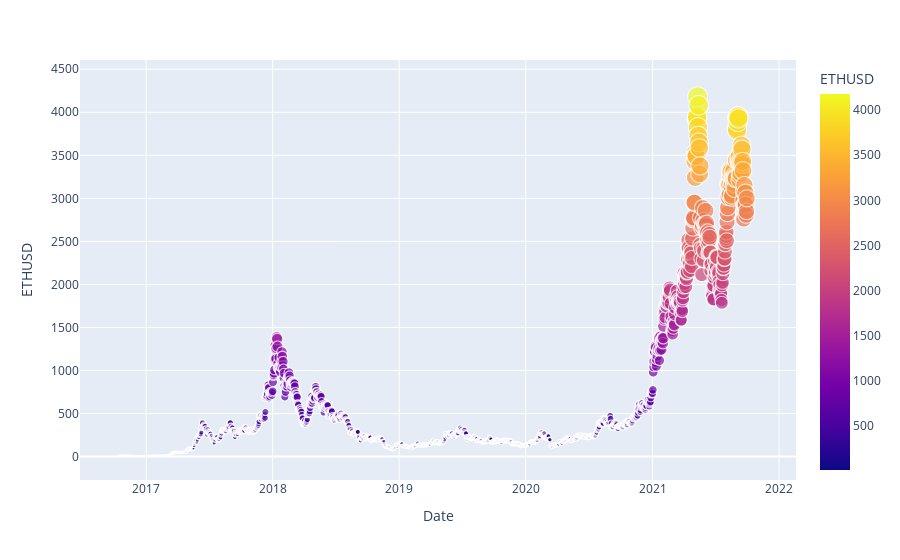

Source (notebook cell):
### Code cell
# Create scatter plot
px.scatter(merged_BTCETH_new, x="Date", y="ETHUSD", size="ETHUSD", color='ETHUSD')

### Figure 1 — Plotly figure (JSON) as saved in the notebook; plotly's stock layout.template omitted (floating-point values rounded to 4 significant figures; data arrays with more than 128 entries replaced by an {"elided": "..."} marker saying what was removed)
{"data": [{"hovertemplate": "Date=%{x}<br>ETHUSD=%{marker.color}<extra></extra>", "legendgroup": "", "marker": {"color": {"elided": "1813 float values"}, "coloraxis": "coloraxis", "size": {"elided": "1813 float values"}, "sizemode": "area", "sizeref": 10.45, "symbol": "circle"}, "mode": "markers", "name": "", "showlegend": false, "type": "scattergl", "x": {"elided": "1813 str values"}, "xaxis": "x", "y": {"elided": "1813 float values"}, "yaxis": "y"}], "layout": {"autosize": true, "coloraxis": {"colorbar": {"title": {"text": "ETHUSD"}}, "colorscale": [[0, "#0d0887"], [0.1111, "#46039f"], [0.2222, "#7201a8"], [0.3333, "#9c179e"], [0.4444, "#bd3786"], [0.5556, "#d8576b"], [0.6667, "#ed7953"], [0.7778, "#fb9f3a"], [0.8889, "#fdca26"], [1, "#f0f921"]]}, "legend": {"itemsizing": "constant", "tracegroupgap": 0}, "margin": {"t": 60}, "xaxis": {"anchor": "y", "autorange": true, "domain": [0, 1], "range": ["2016-06-22 19:27:31.1121", "2022-02-23 11:27:57.4343"], "title": {"text": "Date"}, "type": "date"}, "yaxis": {"anchor": "x", "autorange": true, "domain": [0, 1], "range": [-319.3, 4804.0], "title": {"text": "ETHUSD"}, "type": "linear"}}}
